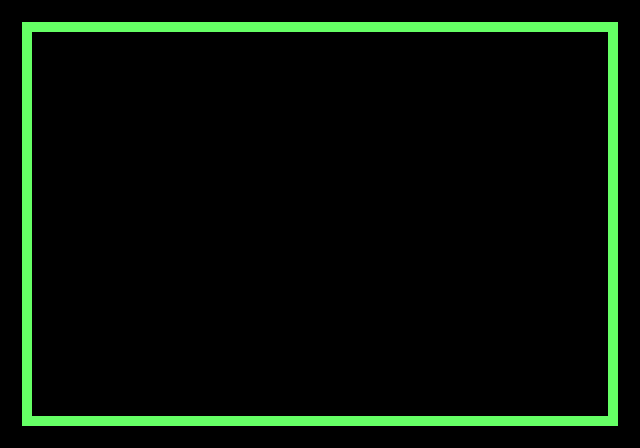

The image is a tile-based game level rendered from a .tmx file. Its description and complete source (layers, tilesets, objects, tile grids) follow:
An orthogonal 20x14 tile map with 32x32 px tiles, 1 tile layer (Tile Layer 1).

<map version="1.2" tiledversion="1.3.2" orientation="orthogonal" renderorder="right-down" compressionlevel="-1" width="20" height="14" tilewidth="32" tileheight="32" infinite="0" nextlayerid="3" nextobjectid="1">
 <tileset firstgid="1" name="background" tilewidth="32" tileheight="32" tilecount="280" columns="20">
  <image source="../images/background.png" width="640" height="448" />
 </tileset>
 <layer id="1" name="Tile Layer 1" width="20" height="14">
  <data encoding="csv">
1,2,3,4,5,6,7,8,9,10,11,12,13,14,15,16,17,18,19,20,
21,0,0,0,0,0,0,0,0,0,0,0,0,0,0,0,0,0,0,40,
41,0,0,0,0,0,0,0,0,0,0,0,0,0,0,0,0,0,0,60,
61,0,0,0,0,0,0,0,0,0,0,0,0,0,0,0,0,0,0,80,
81,0,0,0,0,0,0,0,0,0,0,0,0,0,0,0,0,0,0,100,
101,0,0,0,0,0,0,0,0,0,0,0,0,0,0,0,0,0,0,120,
121,0,0,0,0,0,0,0,0,0,0,0,0,0,0,0,0,0,0,140,
141,0,0,0,0,0,0,0,0,0,0,0,0,0,0,0,0,0,0,160,
161,0,0,0,0,0,0,0,0,0,0,0,0,0,0,0,0,0,0,180,
181,0,0,0,0,0,0,0,0,0,0,0,0,0,0,0,0,0,0,200,
201,0,0,0,0,0,0,0,0,0,0,0,0,0,0,0,0,0,0,220,
221,0,0,0,0,0,0,0,0,0,0,0,0,0,0,0,0,0,0,240,
241,0,0,0,0,0,0,0,0,0,0,0,0,0,0,0,0,0,0,260,
261,262,263,264,265,266,267,268,269,270,271,272,273,274,275,276,277,278,279,280
</data>
 </layer>
</map>
